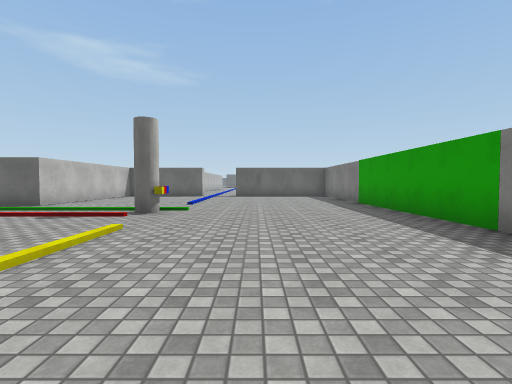
[1] (above)

18 first-person views from a walk through a scene from a Unity 3-D project. The camera is 1.3 m above the floor, tilts 2° down and sees 85° across. Doors are open. The floor is counted in squares, 2 m on a side. Each view is taken from the middle of a square. On the plan, view 1 faces up. The plan holds only what a view shows up to about 9 squares ahead; the rest is blank. The place goes on beyond the plan. The player character is not drawn. Surface patterns are stand-ins for the level's own textures.

[2]
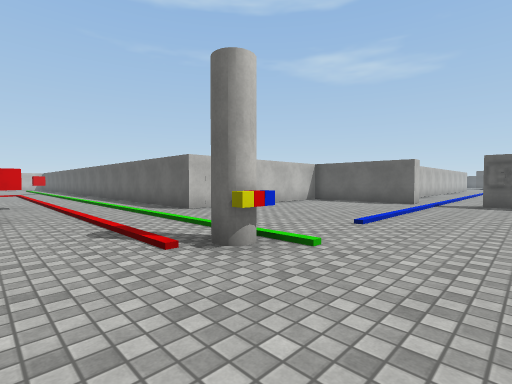

[3]
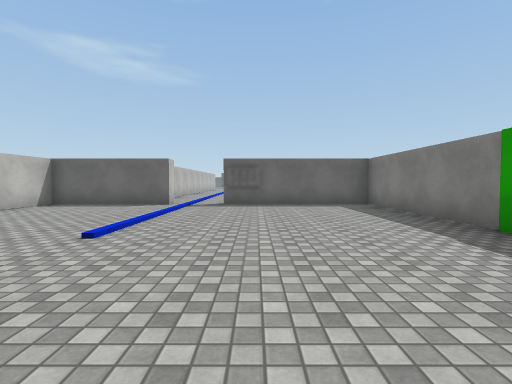

[4]
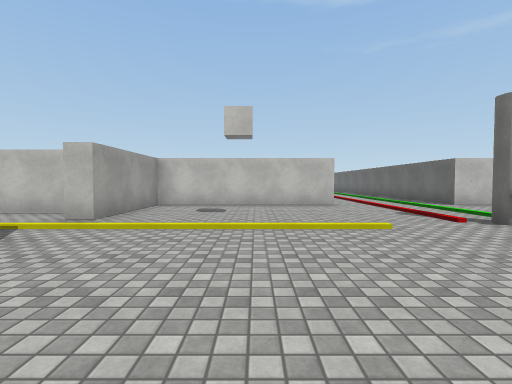

[5]
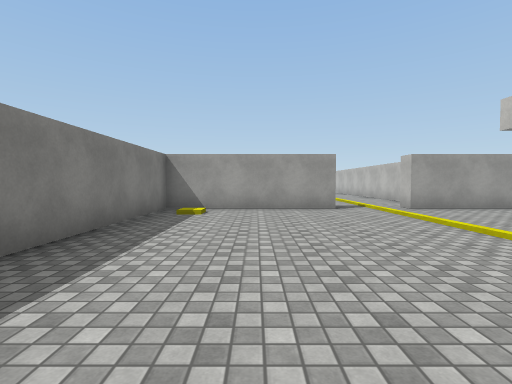

[6]
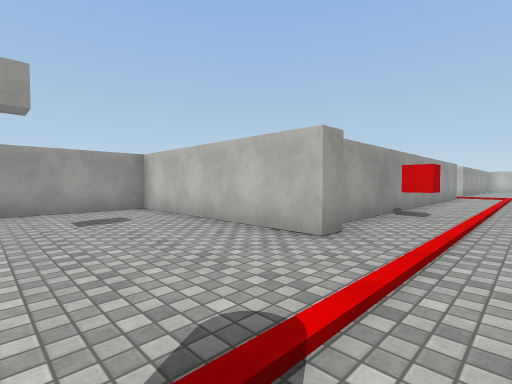

[7]
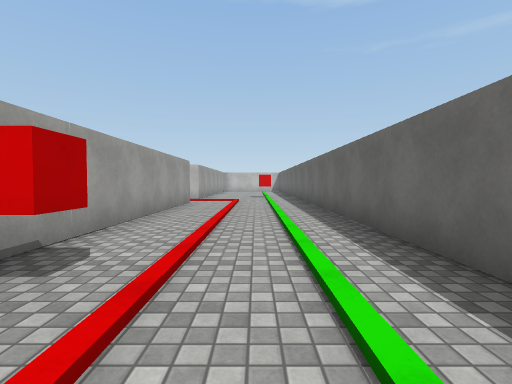

[8]
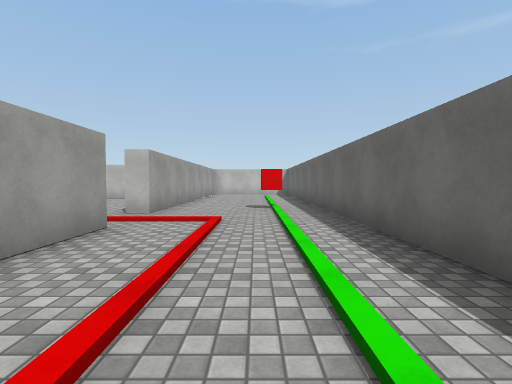

[9]
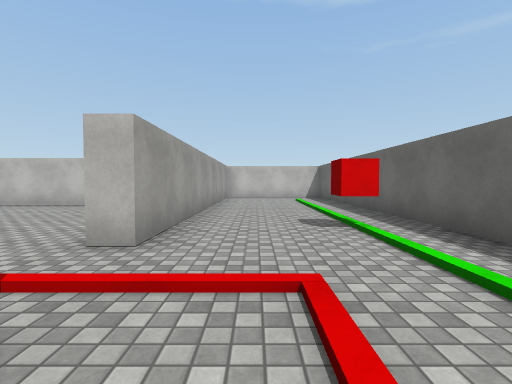

[10]
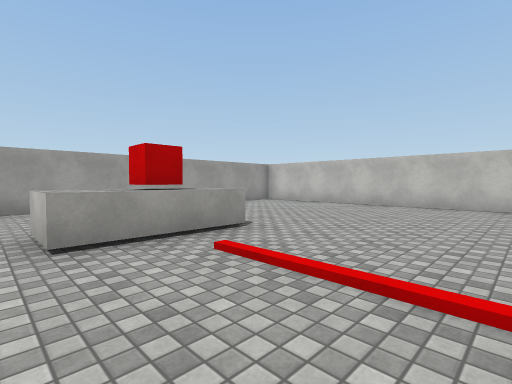

[11]
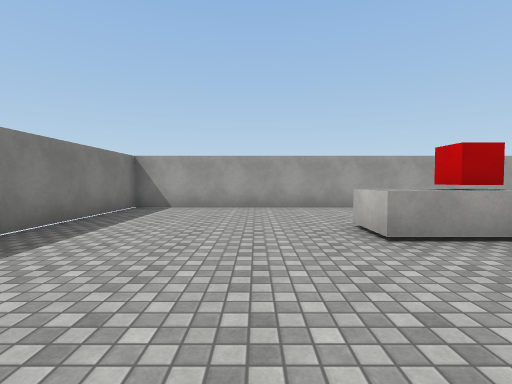

[12]
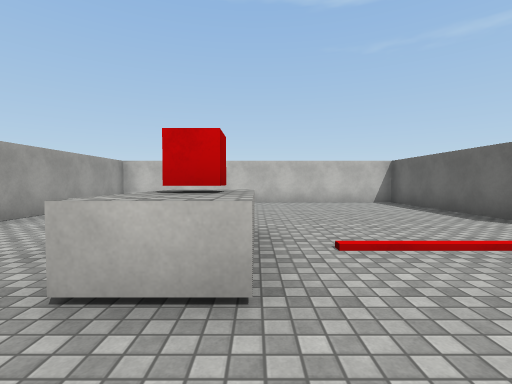

[13]
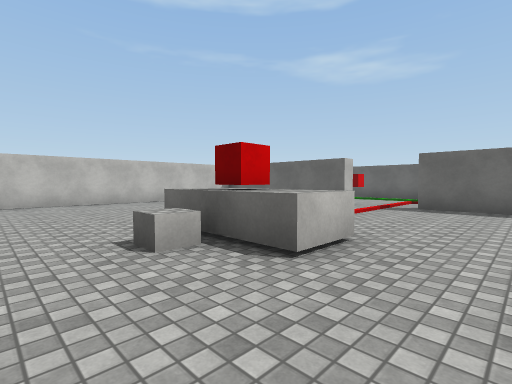

[14]
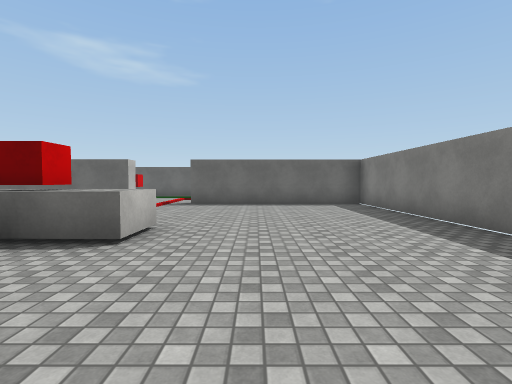

[15]
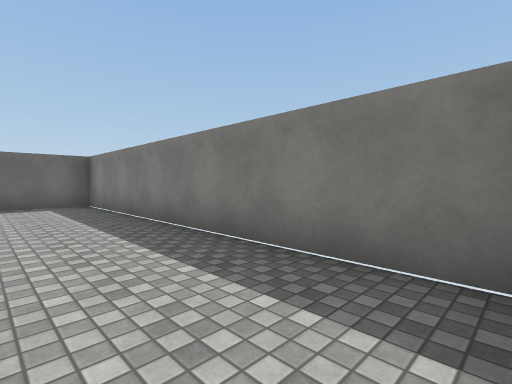

[16]
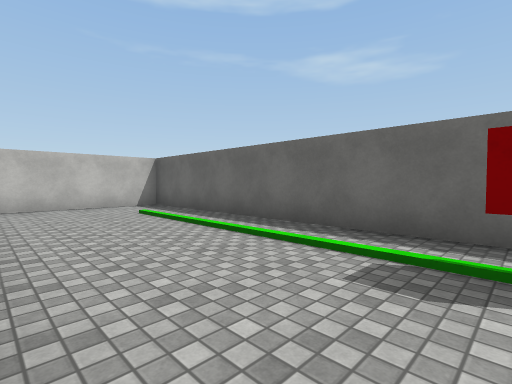

[17]
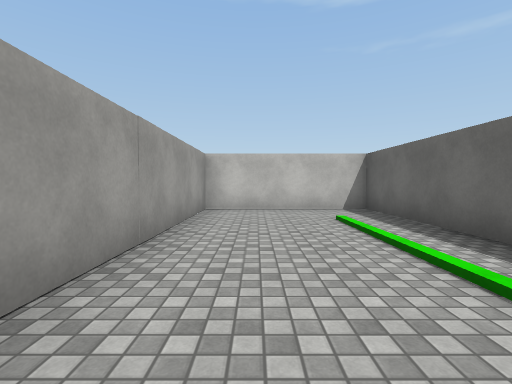

[18]
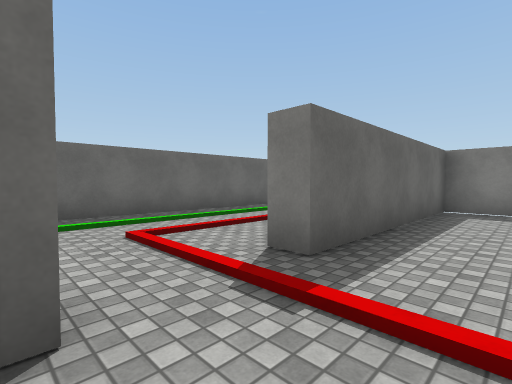

### Floor plan
Key: @ floor where view 1 was taken; # wall or solid block; . floor; / step, stairs or slope; D open door; ^ raised ledge; C red cube; U cube; O other object.
Columns run from 26 left of view 1 to 4 right of it. Each row starts with its distance up from view 1.
 14                         /.
 13                     ####DDO####
 12                     #.../.....#
 11                     #.../.....#
 10                     #.../.....#
  9                     #.../.....#
  8 #####################.../.....#
  7 ..............................#
  6 .......C................O.....#
  5 ........./....................#
  4 .........//##########.../.....#
  3 #########/......#   #.../.....#
  2    #...../......#   #.../.....#
  1    #...../......#   #.../.....#
  0    #...../......#   #.../.@...#
 -1    #.....C^.....#   ####DD#####
 -2    #.....UC.....#     #./.
 -3    #............#     #./
 -4    #............#
 -5    #   .........#
 -6     #############

Positions as (right, up) in squares from view 1, and headings:
1: (0, 0), facing up
2: (0, 4), facing up-left
3: (0, 5), facing up
4: (2, 2), facing left
5: (1, 6), facing down
6: (-3, 6), facing down-left
7: (-7, 6), facing left
8: (-12, 6), facing left
9: (-15, 5), facing left
10: (-15, 2), facing down-left
11: (-14, 2), facing down
12: (-14, -1), facing left
13: (-14, -4), facing up-left
14: (-14, -5), facing up
15: (-13, -5), facing up-right
16: (-19, 4), facing up-left
17: (-20, 5), facing left
18: (-18, 2), facing up-right
